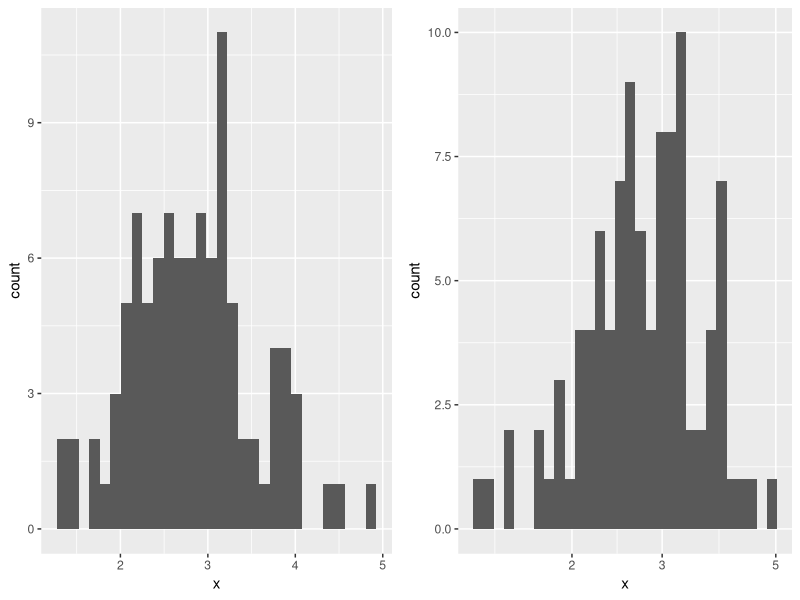

Write the R code that produced this figure.
## ---- chunk 1
knitr::opts_chunk$set(echo = TRUE, warning=FALSE, message=FALSE)
## ---- chunk 2
library(ggplot2)
library(gridExtra)
## ---- chunk 3
set.seed(42)
data = data.frame(x = rlnorm(100, 1, .25))
plt1 = ggplot(data, aes(x=x)) + geom_histogram()
plt2 = ggplot(data, aes(x=x)) + geom_histogram() + scale_x_log10()
grid.arrange(plt1,plt2, nrow = 1)

data_mean = mean(data$x)
data_mean_log = mean(log(data$x))
data_var = var(data$x)
data_var_log = var(log(data$x))

